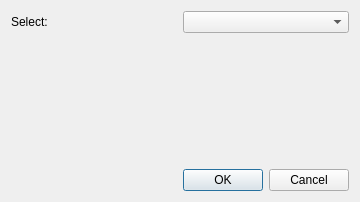
<?xml version="1.0" encoding="UTF-8"?>
<ui version="4.0">
 <class>Dialog</class>
 <widget class="QDialog" name="Dialog">
  <property name="geometry">
   <rect>
    <x>0</x>
    <y>0</y>
    <width>360</width>
    <height>202</height>
   </rect>
  </property>
  <property name="windowTitle">
   <string>Dialog</string>
  </property>
  <layout class="QVBoxLayout" name="verticalLayout">
   <item>
    <layout class="QHBoxLayout" name="horizontalLayout">
     <item>
      <widget class="QLabel" name="label">
       <property name="text">
        <string>Select:</string>
       </property>
      </widget>
     </item>
     <item>
      <widget class="QComboBox" name="comboBox"/>
     </item>
    </layout>
   </item>
   <item>
    <spacer name="verticalSpacer">
     <property name="orientation">
      <enum>Qt::Vertical</enum>
     </property>
     <property name="sizeHint" stdset="0">
      <size>
       <width>20</width>
       <height>40</height>
      </size>
     </property>
    </spacer>
   </item>
   <item>
    <widget class="QDialogButtonBox" name="buttonBox">
     <property name="orientation">
      <enum>Qt::Horizontal</enum>
     </property>
     <property name="standardButtons">
      <set>QDialogButtonBox::Cancel|QDialogButtonBox::Ok</set>
     </property>
    </widget>
   </item>
  </layout>
 </widget>
 <resources/>
 <connections>
  <connection>
   <sender>buttonBox</sender>
   <signal>accepted()</signal>
   <receiver>Dialog</receiver>
   <slot>accept()</slot>
   <hints>
    <hint type="sourcelabel">
     <x>248</x>
     <y>254</y>
    </hint>
    <hint type="destinationlabel">
     <x>157</x>
     <y>274</y>
    </hint>
   </hints>
  </connection>
  <connection>
   <sender>buttonBox</sender>
   <signal>rejected()</signal>
   <receiver>Dialog</receiver>
   <slot>reject()</slot>
   <hints>
    <hint type="sourcelabel">
     <x>316</x>
     <y>260</y>
    </hint>
    <hint type="destinationlabel">
     <x>286</x>
     <y>274</y>
    </hint>
   </hints>
  </connection>
 </connections>
</ui>
